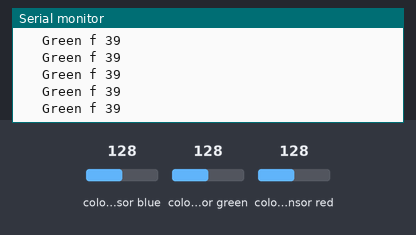
Recording of a sketch running on a simulated Arduino Mega 2560, built with avr-gcc and run on an emulated ATmega2560. Parts: the last lines printed to the serial monitor. Wiring (inferred from the names in the program): 2 × TCS3200 colour sensor: output pin 42, S2 pin 40, S3 pin 41, S0 pin 38, S1 pin 39 / output pin 50, S2 pin 48, S3 pin 49, S0 pin 46, S1 pin 47. The inputs (shaded band) are chosen by the test bench; at power-on: colour sensor blue 128, colour sensor green 128, colour sensor red 128.

Above: at 1.2 s.
1.3 s: colour sensor blue set to 250
At 2.0 s:
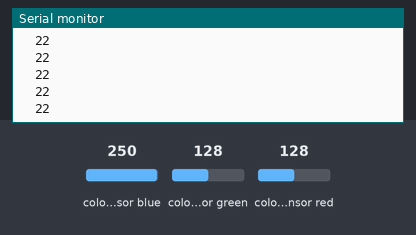
3.2 s: colour sensor green set to 5
At 3.8 s:
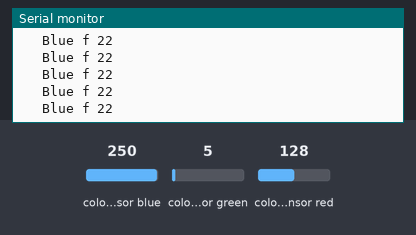

Measured:
- after the input at 1.3 s, the serial monitor: prints a new line after 0.07 s (image 1)
- after the input at 3.2 s, the serial monitor: prints a new line after 0.07 s (image 2)

The sketch:

colour.ino
```cpp
#define s0f 46
#define s1f 47
#define s2f 48
#define s3f 49
#define outf 50

#define s0u 38
#define s1u 39
#define s2u 40
#define s3u 41
#define outu 42

int redu=0,greenu=0,blueu=0;
int redf=0,greenf=0,bluef=0;
int colourDis;

void setup() {
  pinMode(s0f,OUTPUT);
  pinMode(s1f,OUTPUT);
  pinMode(s2f,OUTPUT);
  pinMode(s3f,OUTPUT);
  pinMode(outf,INPUT);

  digitalWrite(s0f,HIGH);
  digitalWrite(s1f,LOW);

  pinMode(s0u,OUTPUT);
  pinMode(s1u,OUTPUT);
  pinMode(s2u,OUTPUT);
  pinMode(s3u,OUTPUT);
  pinMode(outu,INPUT);

  digitalWrite(s0u,LOW);
  digitalWrite(s1u,HIGH);

  Serial.begin(9600);

}

void loop() {

  colourSD();
  Serial.print(" ");
  colourSF();
  Serial.print(" ");
  colDis();
  Serial.println(" ");


}

int colourSD(){
  digitalWrite(s2u,LOW);
  digitalWrite(s3u,LOW);

  redu=pulseIn(outu,LOW);
  redu=map(redu,350,220,0,255);
  if(redu<=0){
    redu=0;
  }
  if(redu>=255){
    redu=255;
  }
  /*Serial.print("Red u= ");
  Serial.print(redu);
  Serial.print("  ");*/

  //delay(100);

  digitalWrite(s2u,HIGH);
  digitalWrite(s3u,HIGH);

  greenu=pulseIn(outu,LOW);
  greenu=map(greenu,350,220,0,255);
  if(greenu<=0){
    greenu=0;
  }
  if(greenu>=255){
    greenu=255;
  }
  /*Serial.print("Green u= ");
  Serial.print(greenu);
  Serial.print("  ");*/

  digitalWrite(s2u,LOW);
  digitalWrite(s3u,HIGH);

  blueu=pulseIn(outu,LOW);
  blueu=map(blueu,350,170,0,255);
  if(blueu<=0){
    blueu=0;
  }
  if(blueu>=255){
    blueu=255;
  }
  /*Serial.print("Blue u= ");
  Serial.print(blueu);
  Serial.print("  ");*/

  if(redu>greenu && redu>blueu){
    Serial.print("  Red u");
  }
  if(greenu>redu && greenu>blueu){
    Serial.print("  Green u");
  }
  if(blueu>redu && blueu>greenu){
    Serial.print("  Blue u");
  }
  if(blueu==0 && redu==0 && greenu==0){
    Serial.print("  white u");
  }
}

void colourSF(){
  digitalWrite(s2f,LOW);
  digitalWrite(s3f,LOW);

  redf=pulseIn(outf,LOW);
  redf=map(redf,350,25,0,255);
  if(redf<=0){
    redf=0;
  }
  if(redf>=255){
    redf=255;
  }
  /*Serial.print("Red f= ");
  Serial.print(redf);
  Serial.print("  ");*/

  //delay(100);

  digitalWrite(s2f,HIGH);
  digitalWrite(s3f,HIGH);

  greenf=pulseIn(outf,LOW);
  greenf=map(greenf,400,120,0,255);
  if(greenf<=0){
    greenf=0;
  }
  if(greenf>=255){
    greenf=255;
  }
  /*Serial.print("Green f= ");
  Serial.print(greenf);
  Serial.print("  ");*/

  //delay(100);

  digitalWrite(s2f,LOW);
  digitalWrite(s3f,HIGH);

  bluef=pulseIn(outf,LOW);

  bluef=map(bluef,300,25,0,255);
  if(bluef<=0){
    bluef=0;
  }
  if(bluef>=255){
    bluef=255;
  }
  /*Serial.print("Blue f= ");
  Serial.print(bluef);
  Serial.print("  ");*/

  if(redf>greenf && redf>bluef){
    Serial.print("  Red f");
  }
  if(greenf>redf && greenf>bluef){
    Serial.print("  Green f");
  }
  if(bluef>redf && bluef>greenf){
    Serial.print("  Blue f");
  }
  if(bluef==0 && redf==0 && greenf==0){
    Serial.print("  white f");
  }

}

void colDis(){
  digitalWrite(s2f,LOW);
  digitalWrite(s3f,HIGH);

  bluef=pulseIn(outf,LOW);
  colourDis=bluef;
  Serial.print(colourDis);
}
```
